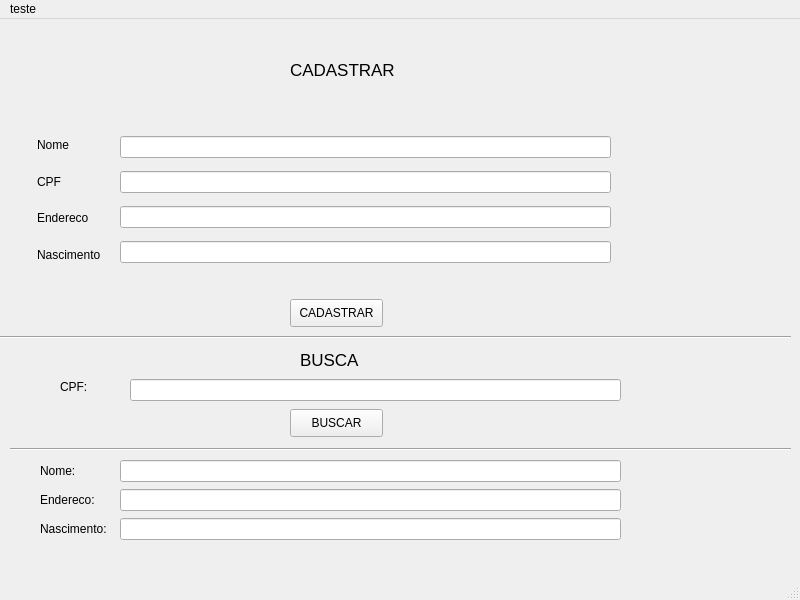
<?xml version="1.0" encoding="UTF-8"?>
<ui version="4.0">
 <class>MainWindow</class>
 <widget class="QMainWindow" name="MainWindow">
  <property name="geometry">
   <rect>
    <x>0</x>
    <y>0</y>
    <width>800</width>
    <height>600</height>
   </rect>
  </property>
  <property name="windowTitle">
   <string>MainWindow</string>
  </property>
  <widget class="QWidget" name="centralwidget">
   <widget class="QLabel" name="label">
    <property name="geometry">
     <rect>
      <x>290</x>
      <y>30</y>
      <width>131</width>
      <height>41</height>
     </rect>
    </property>
    <property name="font">
     <font>
      <pointsize>13</pointsize>
     </font>
    </property>
    <property name="text">
     <string>CADASTRAR</string>
    </property>
   </widget>
   <widget class="QPushButton" name="pushButton">
    <property name="geometry">
     <rect>
      <x>290</x>
      <y>280</y>
      <width>93</width>
      <height>28</height>
     </rect>
    </property>
    <property name="text">
     <string>CADASTRAR</string>
    </property>
   </widget>
   <widget class="Line" name="line">
    <property name="geometry">
     <rect>
      <x>0</x>
      <y>310</y>
      <width>791</width>
      <height>16</height>
     </rect>
    </property>
    <property name="orientation">
     <enum>Qt::Horizontal</enum>
    </property>
   </widget>
   <widget class="QLabel" name="label_3">
    <property name="geometry">
     <rect>
      <x>300</x>
      <y>330</y>
      <width>91</width>
      <height>21</height>
     </rect>
    </property>
    <property name="font">
     <font>
      <pointsize>13</pointsize>
     </font>
    </property>
    <property name="text">
     <string>BUSCA</string>
    </property>
   </widget>
   <widget class="QLineEdit" name="lineEdit_5">
    <property name="geometry">
     <rect>
      <x>130</x>
      <y>360</y>
      <width>491</width>
      <height>22</height>
     </rect>
    </property>
   </widget>
   <widget class="QLabel" name="label_bus_cpf">
    <property name="geometry">
     <rect>
      <x>60</x>
      <y>360</y>
      <width>55</width>
      <height>16</height>
     </rect>
    </property>
    <property name="text">
     <string>CPF:</string>
    </property>
   </widget>
   <widget class="QPushButton" name="pushButton_2">
    <property name="geometry">
     <rect>
      <x>290</x>
      <y>390</y>
      <width>93</width>
      <height>28</height>
     </rect>
    </property>
    <property name="text">
     <string>BUSCAR</string>
    </property>
   </widget>
   <widget class="Line" name="line_2">
    <property name="geometry">
     <rect>
      <x>10</x>
      <y>420</y>
      <width>781</width>
      <height>20</height>
     </rect>
    </property>
    <property name="orientation">
     <enum>Qt::Horizontal</enum>
    </property>
   </widget>
   <widget class="QWidget" name="">
    <property name="geometry">
     <rect>
      <x>37</x>
      <y>110</y>
      <width>71</width>
      <height>141</height>
     </rect>
    </property>
    <layout class="QVBoxLayout" name="verticalLayout">
     <item>
      <widget class="QLabel" name="label_nome">
       <property name="text">
        <string>Nome</string>
       </property>
      </widget>
     </item>
     <item>
      <widget class="QLabel" name="label_cpf">
       <property name="text">
        <string>CPF</string>
       </property>
      </widget>
     </item>
     <item>
      <widget class="QLabel" name="label_endereco">
       <property name="text">
        <string>Endereco</string>
       </property>
      </widget>
     </item>
     <item>
      <widget class="QLabel" name="label_nascimento">
       <property name="text">
        <string>Nascimento</string>
       </property>
      </widget>
     </item>
    </layout>
   </widget>
   <widget class="QWidget" name="">
    <property name="geometry">
     <rect>
      <x>120</x>
      <y>110</y>
      <width>491</width>
      <height>141</height>
     </rect>
    </property>
    <layout class="QVBoxLayout" name="verticalLayout_2">
     <item>
      <widget class="QLineEdit" name="lineEdit"/>
     </item>
     <item>
      <widget class="QLineEdit" name="lineEdit_2"/>
     </item>
     <item>
      <widget class="QLineEdit" name="lineEdit_3"/>
     </item>
     <item>
      <widget class="QLineEdit" name="lineEdit_4"/>
     </item>
    </layout>
   </widget>
   <widget class="QWidget" name="">
    <property name="geometry">
     <rect>
      <x>120</x>
      <y>440</y>
      <width>501</width>
      <height>82</height>
     </rect>
    </property>
    <layout class="QVBoxLayout" name="verticalLayout_3">
     <item>
      <widget class="QLineEdit" name="lineEdit_6"/>
     </item>
     <item>
      <widget class="QLineEdit" name="lineEdit_7"/>
     </item>
     <item>
      <widget class="QLineEdit" name="lineEdit_8"/>
     </item>
    </layout>
   </widget>
   <widget class="QWidget" name="">
    <property name="geometry">
     <rect>
      <x>40</x>
      <y>440</y>
      <width>73</width>
      <height>81</height>
     </rect>
    </property>
    <layout class="QVBoxLayout" name="verticalLayout_4">
     <item>
      <widget class="QLabel" name="label_busc_nome">
       <property name="text">
        <string>Nome:</string>
       </property>
      </widget>
     </item>
     <item>
      <widget class="QLabel" name="label_busc_endereco">
       <property name="text">
        <string>Endereco:</string>
       </property>
      </widget>
     </item>
     <item>
      <widget class="QLabel" name="label_busc_nascimento">
       <property name="text">
        <string>Nascimento:</string>
       </property>
      </widget>
     </item>
    </layout>
   </widget>
  </widget>
  <widget class="QMenuBar" name="menubar">
   <property name="geometry">
    <rect>
     <x>0</x>
     <y>0</y>
     <width>800</width>
     <height>26</height>
    </rect>
   </property>
   <widget class="QMenu" name="menuteste">
    <property name="title">
     <string>teste</string>
    </property>
   </widget>
   <addaction name="menuteste"/>
  </widget>
  <widget class="QStatusBar" name="statusbar"/>
 </widget>
 <resources/>
 <connections/>
</ui>
